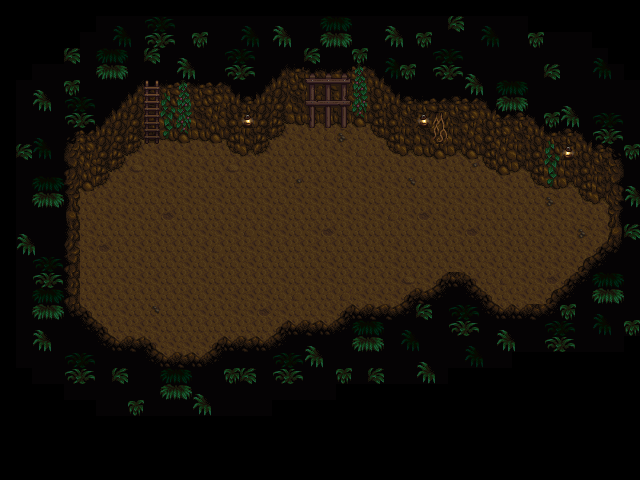

A level layout from a 2D game, rendered from its tile map. Below: a short description, then the map file with tile-grid data replaced by summaries:
An orthogonal 40x30 tile map with 16x16 px tiles, 4 tile layers (Back, Buildings, Front, AlwaysFront), 1 hidden layer not drawn, 2 tilesets.

<map version="1.10" tiledversion="1.10.2" orientation="orthogonal" renderorder="right-down" width="40" height="30" tilewidth="16" tileheight="16" infinite="0" nextlayerid="12" nextobjectid="1">
 <tileset firstgid="1" name="mine" tilewidth="16" tileheight="16" tilecount="288" columns="16">
  <image source="mine.png" width="256" height="288" />
 </tileset>
 <tileset firstgid="289" name="paths" tilewidth="16" tileheight="16" tilecount="36" columns="4">
  <image source="paths.png" width="64" height="144" />
 </tileset>
 <layer id="1" name="Back" width="40" height="30">
  <data>[1200 cells, 553 non-empty, 11 distinct tile ids]</data>
 </layer>
 <layer id="2" name="Buildings" width="40" height="30">
  <data>[1200 cells, 510 non-empty, 90 distinct tile ids]</data>
 </layer>
 <layer id="3" name="Front" width="40" height="30">
  <data>[1200 cells, 0 non-empty, 0 distinct tile ids]</data>
 </layer>
 <layer id="4" name="AlwaysFront" width="40" height="30">
  <data>[1200 cells, 0 non-empty, 0 distinct tile ids]</data>
 </layer>
 <layer id="5" name="Paths" width="40" height="30" visible="0">
  <data>[1200 cells, 11 non-empty, 1 distinct tile ids]</data>
 </layer>
 <objectgroup id="6" name="Back" />
 <objectgroup id="7" name="Buildings" />
 <objectgroup id="8" name="Paths" />
 <objectgroup id="9" name="AlwaysFront" />
 <objectgroup id="10" name="Front" />
</map>
